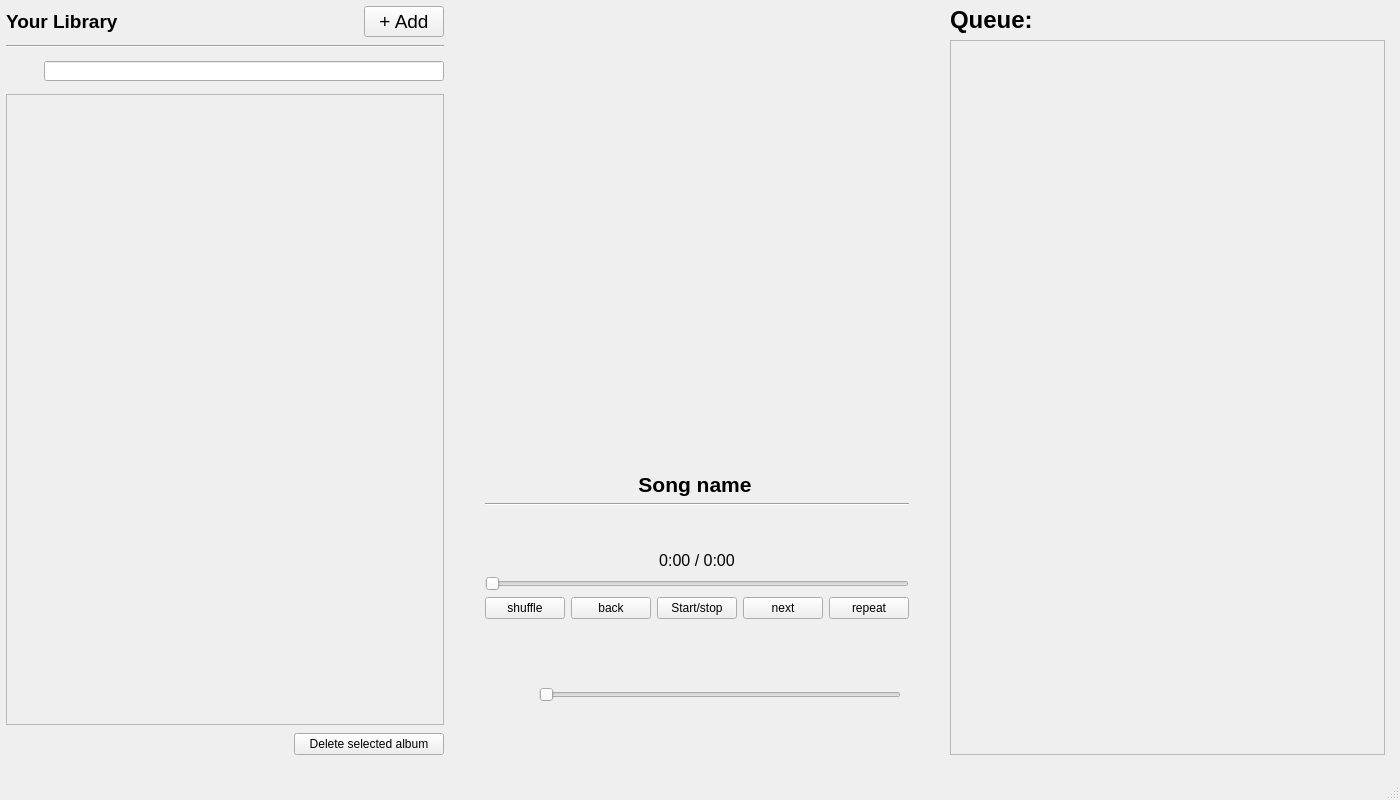
<?xml version="1.0" encoding="UTF-8"?>
<ui version="4.0">
 <class>MainWindow</class>
 <widget class="QMainWindow" name="MainWindow">
  <property name="geometry">
   <rect>
    <x>0</x>
    <y>0</y>
    <width>1400</width>
    <height>800</height>
   </rect>
  </property>
  <property name="windowTitle">
   <string>MainWindow</string>
  </property>
  <widget class="QWidget" name="centralwidget">
   <widget class="QWidget" name="horizontalLayoutWidget">
    <property name="geometry">
     <rect>
      <x>0</x>
      <y>0</y>
      <width>1391</width>
      <height>761</height>
     </rect>
    </property>
    <layout class="QHBoxLayout" name="horizontalLayout_3" stretch="1,1,1">
     <property name="leftMargin">
      <number>6</number>
     </property>
     <property name="topMargin">
      <number>6</number>
     </property>
     <property name="rightMargin">
      <number>6</number>
     </property>
     <property name="bottomMargin">
      <number>6</number>
     </property>
     <item>
      <layout class="QVBoxLayout" name="verticalLayout" stretch="0,0,2,100,0">
       <property name="spacing">
        <number>8</number>
       </property>
       <item>
        <layout class="QHBoxLayout" name="horizontalLayout_13">
         <item>
          <widget class="QLabel" name="label_35">
           <property name="text">
            <string>&lt;html&gt;&lt;head/&gt;&lt;body&gt;&lt;p&gt;&lt;span style=&quot; font-size:14pt; font-weight:600;&quot;&gt;Your Library&lt;/span&gt;&lt;/p&gt;&lt;/body&gt;&lt;/html&gt;</string>
           </property>
          </widget>
         </item>
         <item>
          <spacer name="horizontalSpacer_3">
           <property name="orientation">
            <enum>Qt::Horizontal</enum>
           </property>
           <property name="sizeHint" stdset="0">
            <size>
             <width>40</width>
             <height>20</height>
            </size>
           </property>
          </spacer>
         </item>
         <item>
          <widget class="QPushButton" name="pushButton_3">
           <property name="font">
            <font>
             <pointsize>14</pointsize>
            </font>
           </property>
           <property name="focusPolicy">
            <enum>Qt::StrongFocus</enum>
           </property>
           <property name="contextMenuPolicy">
            <enum>Qt::DefaultContextMenu</enum>
           </property>
           <property name="autoFillBackground">
            <bool>true</bool>
           </property>
           <property name="text">
            <string>+ Add</string>
           </property>
          </widget>
         </item>
        </layout>
       </item>
       <item>
        <widget class="Line" name="line_3">
         <property name="orientation">
          <enum>Qt::Horizontal</enum>
         </property>
        </widget>
       </item>
       <item>
        <layout class="QHBoxLayout" name="horizontalLayout_10" stretch="0,0,0,0">
         <item>
          <spacer name="horizontalSpacer_9">
           <property name="orientation">
            <enum>Qt::Horizontal</enum>
           </property>
           <property name="sizeHint" stdset="0">
            <size>
             <width>40</width>
             <height>20</height>
            </size>
           </property>
          </spacer>
         </item>
         <item>
          <widget class="QLabel" name="label_5">
           <property name="minimumSize">
            <size>
             <width>30</width>
             <height>30</height>
            </size>
           </property>
           <property name="maximumSize">
            <size>
             <width>30</width>
             <height>30</height>
            </size>
           </property>
           <property name="text">
            <string/>
           </property>
           <property name="pixmap">
            <pixmap>image_ressources/magnifying-glass-icon.png</pixmap>
           </property>
           <property name="scaledContents">
            <bool>true</bool>
           </property>
          </widget>
         </item>
         <item>
          <spacer name="horizontalSpacer_10">
           <property name="orientation">
            <enum>Qt::Horizontal</enum>
           </property>
           <property name="sizeHint" stdset="0">
            <size>
             <width>40</width>
             <height>20</height>
            </size>
           </property>
          </spacer>
         </item>
         <item>
          <widget class="QLineEdit" name="lineEdit">
           <property name="minimumSize">
            <size>
             <width>400</width>
             <height>0</height>
            </size>
           </property>
           <property name="maximumSize">
            <size>
             <width>475</width>
             <height>20</height>
            </size>
           </property>
          </widget>
         </item>
        </layout>
       </item>
       <item>
        <widget class="QScrollArea" name="scrollArea">
         <property name="horizontalScrollBarPolicy">
          <enum>Qt::ScrollBarAlwaysOff</enum>
         </property>
         <property name="widgetResizable">
          <bool>true</bool>
         </property>
         <widget class="QWidget" name="scrollAreaWidgetContents_2">
          <property name="geometry">
           <rect>
            <x>0</x>
            <y>0</y>
            <width>448</width>
            <height>620</height>
           </rect>
          </property>
          <layout class="QVBoxLayout" name="verticalLayout_16">
           <item>
            <spacer name="verticalSpacer">
             <property name="orientation">
              <enum>Qt::Vertical</enum>
             </property>
             <property name="sizeHint" stdset="0">
              <size>
               <width>20</width>
               <height>40</height>
              </size>
             </property>
            </spacer>
           </item>
          </layout>
         </widget>
        </widget>
       </item>
       <item>
        <layout class="QHBoxLayout" name="horizontalLayout_7">
         <item>
          <spacer name="horizontalSpacer_11">
           <property name="orientation">
            <enum>Qt::Horizontal</enum>
           </property>
           <property name="sizeHint" stdset="0">
            <size>
             <width>40</width>
             <height>20</height>
            </size>
           </property>
          </spacer>
         </item>
         <item>
          <widget class="QPushButton" name="pushButton">
           <property name="minimumSize">
            <size>
             <width>150</width>
             <height>0</height>
            </size>
           </property>
           <property name="maximumSize">
            <size>
             <width>150</width>
             <height>23</height>
            </size>
           </property>
           <property name="text">
            <string>Delete selected album</string>
           </property>
          </widget>
         </item>
        </layout>
       </item>
      </layout>
     </item>
     <item>
      <layout class="QVBoxLayout" name="verticalLayout_10" stretch="0,0,0,0,0,0,0,0,0">
       <property name="sizeConstraint">
        <enum>QLayout::SetNoConstraint</enum>
       </property>
       <property name="leftMargin">
        <number>35</number>
       </property>
       <property name="rightMargin">
        <number>35</number>
       </property>
       <item>
        <widget class="QLabel" name="label_2">
         <property name="minimumSize">
          <size>
           <width>420</width>
           <height>420</height>
          </size>
         </property>
         <property name="maximumSize">
          <size>
           <width>420</width>
           <height>420</height>
          </size>
         </property>
         <property name="text">
          <string/>
         </property>
         <property name="pixmap">
          <pixmap>:/magnifying_glass/magnifying-glass-icon-26761.png</pixmap>
         </property>
         <property name="scaledContents">
          <bool>true</bool>
         </property>
         <property name="alignment">
          <set>Qt::AlignLeading|Qt::AlignLeft|Qt::AlignTop</set>
         </property>
        </widget>
       </item>
       <item>
        <spacer name="verticalSpacer_8">
         <property name="orientation">
          <enum>Qt::Vertical</enum>
         </property>
         <property name="sizeHint" stdset="0">
          <size>
           <width>20</width>
           <height>40</height>
          </size>
         </property>
        </spacer>
       </item>
       <item>
        <widget class="QLabel" name="label_6">
         <property name="maximumSize">
          <size>
           <width>420</width>
           <height>16777215</height>
          </size>
         </property>
         <property name="font">
          <font>
           <pointsize>16</pointsize>
           <weight>75</weight>
           <bold>true</bold>
          </font>
         </property>
         <property name="text">
          <string>Song name</string>
         </property>
         <property name="alignment">
          <set>Qt::AlignCenter</set>
         </property>
        </widget>
       </item>
       <item>
        <widget class="Line" name="line_4">
         <property name="orientation">
          <enum>Qt::Horizontal</enum>
         </property>
        </widget>
       </item>
       <item>
        <spacer name="verticalSpacer_9">
         <property name="orientation">
          <enum>Qt::Vertical</enum>
         </property>
         <property name="sizeHint" stdset="0">
          <size>
           <width>20</width>
           <height>40</height>
          </size>
         </property>
        </spacer>
       </item>
       <item>
        <widget class="QLabel" name="label">
         <property name="font">
          <font>
           <pointsize>12</pointsize>
          </font>
         </property>
         <property name="text">
          <string>0:00 / 0:00</string>
         </property>
         <property name="alignment">
          <set>Qt::AlignCenter</set>
         </property>
        </widget>
       </item>
       <item>
        <layout class="QVBoxLayout" name="verticalLayout_17" stretch="0,0,0">
         <item>
          <widget class="QSlider" name="horizontalSlider_2">
           <property name="orientation">
            <enum>Qt::Horizontal</enum>
           </property>
          </widget>
         </item>
         <item>
          <layout class="QHBoxLayout" name="horizontalLayout_9">
           <item>
            <widget class="QPushButton" name="pushButton_4">
             <property name="text">
              <string>shuffle</string>
             </property>
            </widget>
           </item>
           <item>
            <widget class="QPushButton" name="pushButton_8">
             <property name="text">
              <string>back</string>
             </property>
            </widget>
           </item>
           <item>
            <widget class="QPushButton" name="pushButton_7">
             <property name="text">
              <string>Start/stop</string>
             </property>
            </widget>
           </item>
           <item>
            <widget class="QPushButton" name="pushButton_6">
             <property name="text">
              <string>next</string>
             </property>
            </widget>
           </item>
           <item>
            <widget class="QPushButton" name="pushButton_5">
             <property name="text">
              <string>repeat</string>
             </property>
            </widget>
           </item>
          </layout>
         </item>
         <item>
          <spacer name="verticalSpacer_10">
           <property name="orientation">
            <enum>Qt::Vertical</enum>
           </property>
           <property name="sizeHint" stdset="0">
            <size>
             <width>20</width>
             <height>40</height>
            </size>
           </property>
          </spacer>
         </item>
        </layout>
       </item>
       <item>
        <layout class="QHBoxLayout" name="horizontalLayout_2">
         <property name="topMargin">
          <number>10</number>
         </property>
         <item>
          <spacer name="horizontalSpacer_12">
           <property name="orientation">
            <enum>Qt::Horizontal</enum>
           </property>
           <property name="sizeHint" stdset="0">
            <size>
             <width>40</width>
             <height>20</height>
            </size>
           </property>
          </spacer>
         </item>
         <item>
          <widget class="QLabel" name="label_4">
           <property name="minimumSize">
            <size>
             <width>40</width>
             <height>40</height>
            </size>
           </property>
           <property name="maximumSize">
            <size>
             <width>40</width>
             <height>40</height>
            </size>
           </property>
           <property name="text">
            <string/>
           </property>
           <property name="pixmap">
            <pixmap>image_ressources/Speaker_Icon.png</pixmap>
           </property>
           <property name="scaledContents">
            <bool>true</bool>
           </property>
          </widget>
         </item>
         <item>
          <widget class="QSlider" name="horizontalSlider">
           <property name="minimumSize">
            <size>
             <width>362</width>
             <height>22</height>
            </size>
           </property>
           <property name="maximumSize">
            <size>
             <width>362</width>
             <height>22</height>
            </size>
           </property>
           <property name="orientation">
            <enum>Qt::Horizontal</enum>
           </property>
          </widget>
         </item>
         <item>
          <spacer name="horizontalSpacer_13">
           <property name="orientation">
            <enum>Qt::Horizontal</enum>
           </property>
           <property name="sizeHint" stdset="0">
            <size>
             <width>40</width>
             <height>20</height>
            </size>
           </property>
          </spacer>
         </item>
        </layout>
       </item>
       <item>
        <spacer name="verticalSpacer_11">
         <property name="orientation">
          <enum>Qt::Vertical</enum>
         </property>
         <property name="sizeHint" stdset="0">
          <size>
           <width>20</width>
           <height>40</height>
          </size>
         </property>
        </spacer>
       </item>
      </layout>
     </item>
     <item>
      <layout class="QVBoxLayout" name="verticalLayout_2">
       <item>
        <layout class="QHBoxLayout" name="horizontalLayout">
         <item>
          <widget class="QLabel" name="label_3">
           <property name="text">
            <string>&lt;html&gt;&lt;head/&gt;&lt;body&gt;&lt;p&gt;&lt;span style=&quot; font-size:18pt; font-weight:600;&quot;&gt;Queue:&lt;/span&gt;&lt;/p&gt;&lt;/body&gt;&lt;/html&gt;</string>
           </property>
          </widget>
         </item>
         <item>
          <spacer name="horizontalSpacer_14">
           <property name="orientation">
            <enum>Qt::Horizontal</enum>
           </property>
           <property name="sizeHint" stdset="0">
            <size>
             <width>40</width>
             <height>20</height>
            </size>
           </property>
          </spacer>
         </item>
        </layout>
       </item>
       <item>
        <widget class="QScrollArea" name="scrollArea_2">
         <property name="verticalScrollBarPolicy">
          <enum>Qt::ScrollBarAsNeeded</enum>
         </property>
         <property name="horizontalScrollBarPolicy">
          <enum>Qt::ScrollBarAlwaysOff</enum>
         </property>
         <property name="widgetResizable">
          <bool>true</bool>
         </property>
         <widget class="QWidget" name="scrollAreaWidgetContents_4">
          <property name="enabled">
           <bool>true</bool>
          </property>
          <property name="geometry">
           <rect>
            <x>0</x>
            <y>0</y>
            <width>419</width>
            <height>708</height>
           </rect>
          </property>
          <layout class="QVBoxLayout" name="verticalLayout_19">
           <item>
            <spacer name="verticalSpacer_7">
             <property name="orientation">
              <enum>Qt::Vertical</enum>
             </property>
             <property name="sizeHint" stdset="0">
              <size>
               <width>20</width>
               <height>40</height>
              </size>
             </property>
            </spacer>
           </item>
          </layout>
         </widget>
        </widget>
       </item>
      </layout>
     </item>
    </layout>
   </widget>
  </widget>
  <widget class="QMenuBar" name="menubar">
   <property name="geometry">
    <rect>
     <x>0</x>
     <y>0</y>
     <width>1400</width>
     <height>21</height>
    </rect>
   </property>
  </widget>
  <widget class="QStatusBar" name="statusbar"/>
 </widget>
 <resources/>
 <connections/>
</ui>
